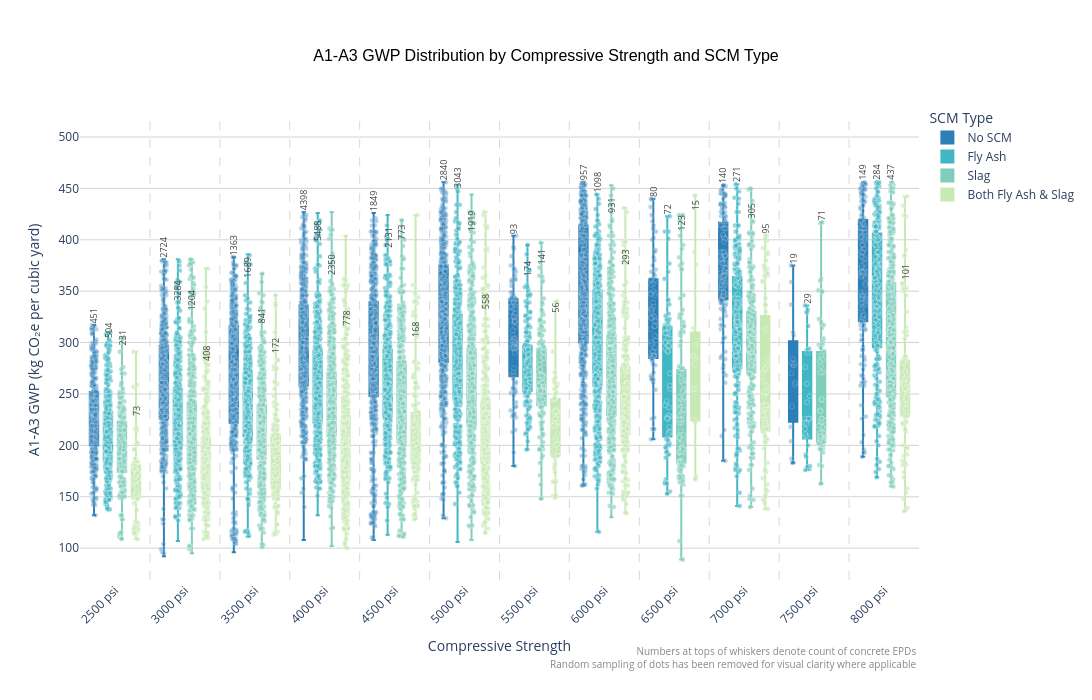

Notebook code cell kept with this figure:
### Code cell
strength_order  = sorted(df_plot['Compressive_Strength'].unique())
strength_to_idx = {s: i for i, s in enumerate(strength_order)}

n_groups    = len(scm_plot_order)
group_width = 0.8
box_width   = group_width / n_groups
offsets_map = {
    scm: (i - (n_groups - 1) / 2) * box_width
    for i, scm in enumerate(scm_plot_order)
}

POINT_JITTER_WIDTH  = 0.04
MAX_DOTS_PER_BUCKET = 600

fig_a1a3 = go.Figure()
rng = np.random.default_rng(seed=42)

# --- Box traces ---
for scm_type, color in zip(scm_plot_order, colors):
    subset   = df_plot[df_plot['scm_type'] == scm_type]
    x_values = [strength_to_idx[s] + offsets_map[scm_type]
                for s in subset['Compressive_Strength']]

    fig_a1a3.add_trace(go.Box(
        x=x_values,
        y=subset['gwp_a1a3_rounded'],
        name=scm_type,
        marker_color=color,
        line_color=color,
        fillcolor=color,
        boxpoints=False,
        width=box_width * 0.6,
        marker=dict(size=5, opacity=0.6, line=dict(width=0.5, color='white')),
        customdata=subset[['Mix Label']].values,
        hovertemplate='<b>%{customdata[0]}</b><br>A1-A3 GWP: %{y} kg CO₂e/cy<extra>' + scm_type + '</extra>',
    ))

# --- Scatter dot traces ---
for scm_type, color in zip(scm_plot_order, colors):
    subset    = df_plot[df_plot['scm_type'] == scm_type]
    is_no_scm = (scm_type == 'No SCM')
    sampled_x, sampled_y, sampled_names = [], [], []

    for strength in strength_order:
        bucket = subset[subset['Compressive_Strength'] == strength]
        n = min(MAX_DOTS_PER_BUCKET, len(bucket))
        if n == 0:
            continue
        sample = bucket.sample(n=n, random_state=42) if n < len(bucket) else bucket
        x_center = strength_to_idx[strength] + offsets_map[scm_type]
        jitter = rng.uniform(-POINT_JITTER_WIDTH, POINT_JITTER_WIDTH, n)
        sampled_x.extend(x_center + jitter)
        sampled_y.extend(sample['gwp_a1a3_rounded'].values)
        sampled_names.extend(sample['Mix Label'].values)

    opacity = 0.35 if is_no_scm else 0.6
    fig_a1a3.add_trace(go.Scatter(
        x=sampled_x,
        y=sampled_y,
        mode='markers',
        marker=dict(color=color, size=5, opacity=opacity,
                    line=dict(width=0.5, color='white')),
        customdata=[[n] for n in sampled_names],
        hovertemplate='<b>%{customdata[0]}</b><br>A1-A3 GWP: %{y} kg CO₂e/cy<extra>' + scm_type + '</extra>',
        showlegend=False,
        name=scm_type + ' (dots)',
    ))

# --- Count annotations ---
for scm_type in scm_plot_order:
    for strength in strength_order:
        subset = df_plot[
            (df_plot['scm_type'] == scm_type) &
            (df_plot['Compressive_Strength'] == strength)
        ]
        if len(subset) == 0:
            continue

        count = len(subset)
        vals = subset['gwp_a1a3_rounded']
        q1, q3 = vals.quantile(0.25), vals.quantile(0.75)
        whisker_top = min(q3 + 1.5 * (q3 - q1), vals.max())

        fig_a1a3.add_annotation(
            x=strength_to_idx[strength] + offsets_map[scm_type],
            y=whisker_top,
            text=str(count),
            textangle=-90,
            showarrow=False,
            yanchor='bottom',
            font=dict(size=9, color='#444444'),
            xref='x', yref='y',
        )

# --- Footnotes ---
fig_a1a3.add_annotation(
    text=(
        'Numbers at tops of whiskers denote count of concrete EPDs<br>'
        'Random sampling of dots has been removed for visual clarity where applicable'
    ),
    xref='paper', yref='paper',
    x=1.0, y=-0.13,
    xanchor='right', yanchor='top',
    showarrow=False,
    font=dict(size=10, color='#888888'),
    align='right',
)

# --- Vertical separators ---
y_min_a1a3 = df_plot['gwp_a1a3_rounded'].min()
y_max_a1a3 = df_plot['gwp_a1a3_rounded'].max()

for i in range(len(strength_order) - 1):
    fig_a1a3.add_shape(
        type='line',
        x0=i + 0.5, y0=y_min_a1a3 - 20,
        x1=i + 0.5, y1=y_max_a1a3 + 60,
        line=dict(color='rgba(128,128,128,0.3)', width=1, dash='dash'),
        layer='below'
    )

# --- Axes ---
fig_a1a3.update_xaxes(
    tickvals=list(range(len(strength_order))),
    ticktext=[f'{int(s)} psi' for s in strength_order],
    tickangle=-45,
    title_text='Compressive Strength',
    range=[-0.5, len(strength_order) - 0.5],
)

fig_a1a3.update_yaxes(
    title_text='A1-A3 GWP (kg CO₂e per cubic yard)',
    showgrid=True,
    gridcolor='lightgrey',
    range=[y_min_a1a3 - 20, y_max_a1a3 + 80],
)

fig_a1a3.update_layout(
    title={
        'text': 'A1-A3 GWP Distribution by Compressive Strength and SCM Type',
        'x': 0.5, 'xanchor': 'center', 'yanchor': 'top',
        'font': {'size': 16, 'family': 'Arial', 'color': 'black'},
    },
    plot_bgcolor='white',
    paper_bgcolor='white',
    height=700,
    width=1400,
    margin=dict(b=120),
    legend={
        'title': 'SCM Type',
        'orientation': 'v',
        'yanchor': 'top', 'y': 0.99,
        'xanchor': 'left', 'x': 1.01,
    },
)

print(f"Total samples (2500–8000 psi): {len(df_filtered)}")
print(f"\nSamples by SCM Type:")
print(df_filtered['scm_type'].value_counts())

print(f"\nDots shown per bucket (capped at {MAX_DOTS_PER_BUCKET}):")
for scm_type in scm_plot_order:
    scm_subset = df_plot[df_plot['scm_type'] == scm_type]
    sampled = sum(min(MAX_DOTS_PER_BUCKET, len(scm_subset[scm_subset['Compressive_Strength'] == s])) for s in strength_order)
    total   = len(scm_subset)
    print(f"  {scm_type}: {sampled:,} shown / {total:,} total")

fig_a1a3.show()

### Figure 1 — Plotly figure (JSON) as saved in the notebook; plotly's stock layout.template omitted (floating-point values rounded to 4 significant figures; data arrays with more than 128 entries replaced by an {"elided": "..."} marker saying what was removed)
{"data": [{"boxpoints": false, "customdata": {"elided": "15063x1 str values"}, "fillcolor": "#2c7fb8", "hovertemplate": "<b>%{customdata[0]}</b><br>A1-A3 GWP: %{y} kg CO₂e/cy<extra>No SCM</extra>", "line": {"color": "#2c7fb8"}, "marker": {"color": "#2c7fb8", "line": {"color": "white", "width": 0.5}, "opacity": 0.6, "size": 5}, "name": "No SCM", "type": "box", "width": 0.12, "x": {"elided": "15063 float values"}, "y": {"elided": "15063 float values"}}, {"boxpoints": false, "customdata": {"elided": "18067x1 str values"}, "fillcolor": "#41b6c4", "hovertemplate": "<b>%{customdata[0]}</b><br>A1-A3 GWP: %{y} kg CO₂e/cy<extra>Fly Ash</extra>", "line": {"color": "#41b6c4"}, "marker": {"color": "#41b6c4", "line": {"color": "white", "width": 0.5}, "opacity": 0.6, "size": 5}, "name": "Fly Ash", "type": "box", "width": 0.12, "x": {"elided": "18067 float values"}, "y": {"elided": "18067 float values"}}, {"boxpoints": false, "customdata": {"elided": "9326x1 str values"}, "fillcolor": "#7fcdbb", "hovertemplate": "<b>%{customdata[0]}</b><br>A1-A3 GWP: %{y} kg CO₂e/cy<extra>Slag</extra>", "line": {"color": "#7fcdbb"}, "marker": {"color": "#7fcdbb", "line": {"color": "white", "width": 0.5}, "opacity": 0.6, "size": 5}, "name": "Slag", "type": "box", "width": 0.12, "x": {"elided": "9326 float values"}, "y": {"elided": "9326 float values"}}, {"boxpoints": false, "customdata": {"elided": "2717x1 str values"}, "fillcolor": "#c7e9b4", "hovertemplate": "<b>%{customdata[0]}</b><br>A1-A3 GWP: %{y} kg CO₂e/cy<extra>Both Fly Ash & Slag</extra>", "line": {"color": "#c7e9b4"}, "marker": {"color": "#c7e9b4", "line": {"color": "white", "width": 0.5}, "opacity": 0.6, "size": 5}, "name": "Both Fly Ash & Slag", "type": "box", "width": 0.12, "x": {"elided": "2717 float values"}, "y": {"elided": "2717 float values"}}, {"customdata": {"elided": "4532x1 str values"}, "hovertemplate": "<b>%{customdata[0]}</b><br>A1-A3 GWP: %{y} kg CO₂e/cy<extra>No SCM</extra>", "marker": {"color": "#2c7fb8", "line": {"color": "white", "width": 0.5}, "opacity": 0.35, "size": 5}, "mode": "markers", "name": "No SCM (dots)", "showlegend": false, "type": "scatter", "x": {"elided": "4532 float values"}, "y": {"elided": "4532 int values"}}, {"customdata": {"elided": "4934x1 str values"}, "hovertemplate": "<b>%{customdata[0]}</b><br>A1-A3 GWP: %{y} kg CO₂e/cy<extra>Fly Ash</extra>", "marker": {"color": "#41b6c4", "line": {"color": "white", "width": 0.5}, "opacity": 0.6, "size": 5}, "mode": "markers", "name": "Fly Ash (dots)", "showlegend": false, "type": "scatter", "x": {"elided": "4934 float values"}, "y": {"elided": "4934 int values"}}, {"customdata": {"elided": "4908x1 str values"}, "hovertemplate": "<b>%{customdata[0]}</b><br>A1-A3 GWP: %{y} kg CO₂e/cy<extra>Slag</extra>", "marker": {"color": "#7fcdbb", "line": {"color": "white", "width": 0.5}, "opacity": 0.6, "size": 5}, "mode": "markers", "name": "Slag (dots)", "showlegend": false, "type": "scatter", "x": {"elided": "4908 float values"}, "y": {"elided": "4908 int values"}}, {"customdata": {"elided": "2539x1 str values"}, "hovertemplate": "<b>%{customdata[0]}</b><br>A1-A3 GWP: %{y} kg CO₂e/cy<extra>Both Fly Ash & Slag</extra>", "marker": {"color": "#c7e9b4", "line": {"color": "white", "width": 0.5}, "opacity": 0.6, "size": 5}, "mode": "markers", "name": "Both Fly Ash & Slag (dots)", "showlegend": false, "type": "scatter", "x": {"elided": "2539 float values"}, "y": {"elided": "2539 int values"}}], "layout": {"annotations": [{"font": {"color": "#444444", "size": 9}, "showarrow": false, "text": "451", "textangle": -90, "x": -0.3, "xref": "x", "y": 317, "yanchor": "bottom", "yref": "y"}, {"font": {"color": "#444444", "size": 9}, "showarrow": false, "text": "2724", "textangle": -90, "x": 0.7, "xref": "x", "y": 381, "yanchor": "bottom", "yref": "y"}, {"font": {"color": "#444444", "size": 9}, "showarrow": false, "text": "1363", "textangle": -90, "x": 1.7, "xref": "x", "y": 383, "yanchor": "bottom", "yref": "y"}, {"font": {"color": "#444444", "size": 9}, "showarrow": false, "text": "4398", "textangle": -90, "x": 2.7, "xref": "x", "y": 427, "yanchor": "bottom", "yref": "y"}, {"font": {"color": "#444444", "size": 9}, "showarrow": false, "text": "1849", "textangle": -90, "x": 3.7, "xref": "x", "y": 426, "yanchor": "bottom", "yref": "y"}, {"font": {"color": "#444444", "size": 9}, "showarrow": false, "text": "2840", "textangle": -90, "x": 4.7, "xref": "x", "y": 456, "yanchor": "bottom", "yref": "y"}, {"font": {"color": "#444444", "size": 9}, "showarrow": false, "text": "93", "textangle": -90, "x": 5.7, "xref": "x", "y": 404, "yanchor": "bottom", "yref": "y"}, {"font": {"color": "#444444", "size": 9}, "showarrow": false, "text": "957", "textangle": -90, "x": 6.7, "xref": "x", "y": 456, "yanchor": "bottom", "yref": "y"}, {"font": {"color": "#444444", "size": 9}, "showarrow": false, "text": "80", "textangle": -90, "x": 7.7, "xref": "x", "y": 440, "yanchor": "bottom", "yref": "y"}, {"font": {"color": "#444444", "size": 9}, "showarrow": false, "text": "140", "textangle": -90, "x": 8.7, "xref": "x", "y": 453, "yanchor": "bottom", "yref": "y"}, {"font": {"color": "#444444", "size": 9}, "showarrow": false, "text": "19", "textangle": -90, "x": 9.7, "xref": "x", "y": 375, "yanchor": "bottom", "yref": "y"}, {"font": {"color": "#444444", "size": 9}, "showarrow": false, "text": "149", "textangle": -90, "x": 10.7, "xref": "x", "y": 456, "yanchor": "bottom", "yref": "y"}, {"font": {"color": "#444444", "size": 9}, "showarrow": false, "text": "504", "textangle": -90, "x": -0.1, "xref": "x", "y": 302.9, "yanchor": "bottom", "yref": "y"}, {"font": {"color": "#444444", "size": 9}, "showarrow": false, "text": "3284", "textangle": -90, "x": 0.9, "xref": "x", "y": 339, "yanchor": "bottom", "yref": "y"}, {"font": {"color": "#444444", "size": 9}, "showarrow": false, "text": "1689", "textangle": -90, "x": 1.9, "xref": "x", "y": 361.5, "yanchor": "bottom", "yref": "y"}, {"font": {"color": "#444444", "size": 9}, "showarrow": false, "text": "5488", "textangle": -90, "x": 2.9, "xref": "x", "y": 397, "yanchor": "bottom", "yref": "y"}, {"font": {"color": "#444444", "size": 9}, "showarrow": false, "text": "2131", "textangle": -90, "x": 3.9, "xref": "x", "y": 390.5, "yanchor": "bottom", "yref": "y"}, {"font": {"color": "#444444", "size": 9}, "showarrow": false, "text": "3043", "textangle": -90, "x": 4.9, "xref": "x", "y": 448.5, "yanchor": "bottom", "yref": "y"}, {"font": {"color": "#444444", "size": 9}, "showarrow": false, "text": "174", "textangle": -90, "x": 5.9, "xref": "x", "y": 362.6, "yanchor": "bottom", "yref": "y"}, {"font": {"color": "#444444", "size": 9}, "showarrow": false, "text": "1098", "textangle": -90, "x": 6.9, "xref": "x", "y": 444, "yanchor": "bottom", "yref": "y"}, {"font": {"color": "#444444", "size": 9}, "showarrow": false, "text": "72", "textangle": -90, "x": 7.9, "xref": "x", "y": 423, "yanchor": "bottom", "yref": "y"}, {"font": {"color": "#444444", "size": 9}, "showarrow": false, "text": "271", "textangle": -90, "x": 8.9, "xref": "x", "y": 454, "yanchor": "bottom", "yref": "y"}, {"font": {"color": "#444444", "size": 9}, "showarrow": false, "text": "29", "textangle": -90, "x": 9.9, "xref": "x", "y": 336, "yanchor": "bottom", "yref": "y"}, {"font": {"color": "#444444", "size": 9}, "showarrow": false, "text": "284", "textangle": -90, "x": 10.9, "xref": "x", "y": 456, "yanchor": "bottom", "yref": "y"}, {"font": {"color": "#444444", "size": 9}, "showarrow": false, "text": "231", "textangle": -90, "x": 0.1, "xref": "x", "y": 295.8, "yanchor": "bottom", "yref": "y"}, {"font": {"color": "#444444", "size": 9}, "showarrow": false, "text": "1204", "textangle": -90, "x": 1.1, "xref": "x", "y": 329.5, "yanchor": "bottom", "yref": "y"}, {"font": {"color": "#444444", "size": 9}, "showarrow": false, "text": "841", "textangle": -90, "x": 2.1, "xref": "x", "y": 317, "yanchor": "bottom", "yref": "y"}, {"font": {"color": "#444444", "size": 9}, "showarrow": false, "text": "2350", "textangle": -90, "x": 3.1, "xref": "x", "y": 364, "yanchor": "bottom", "yref": "y"}, {"font": {"color": "#444444", "size": 9}, "showarrow": false, "text": "773", "textangle": -90, "x": 4.1, "xref": "x", "y": 398, "yanchor": "bottom", "yref": "y"}, {"font": {"color": "#444444", "size": 9}, "showarrow": false, "text": "1919", "textangle": -90, "x": 5.1, "xref": "x", "y": 406.5, "yanchor": "bottom", "yref": "y"}, {"font": {"color": "#444444", "size": 9}, "showarrow": false, "text": "141", "textangle": -90, "x": 6.1, "xref": "x", "y": 374, "yanchor": "bottom", "yref": "y"}, {"font": {"color": "#444444", "size": 9}, "showarrow": false, "text": "931", "textangle": -90, "x": 7.1, "xref": "x", "y": 424, "yanchor": "bottom", "yref": "y"}, {"font": {"color": "#444444", "size": 9}, "showarrow": false, "text": "123", "textangle": -90, "x": 8.1, "xref": "x", "y": 406.8, "yanchor": "bottom", "yref": "y"}, {"font": {"color": "#444444", "size": 9}, "showarrow": false, "text": "305", "textangle": -90, "x": 9.1, "xref": "x", "y": 418.5, "yanchor": "bottom", "yref": "y"}, {"font": {"color": "#444444", "size": 9}, "showarrow": false, "text": "71", "textangle": -90, "x": 10.1, "xref": "x", "y": 417, "yanchor": "bottom", "yref": "y"}, {"font": {"color": "#444444", "size": 9}, "showarrow": false, "text": "437", "textangle": -90, "x": 11.1, "xref": "x", "y": 456, "yanchor": "bottom", "yref": "y"}, {"font": {"color": "#444444", "size": 9}, "showarrow": false, "text": "73", "textangle": -90, "x": 0.3, "xref": "x", "y": 226.5, "yanchor": "bottom", "yref": "y"}, {"font": {"color": "#444444", "size": 9}, "showarrow": false, "text": "408", "textangle": -90, "x": 1.3, "xref": "x", "y": 280.5, "yanchor": "bottom", "yref": "y"}, {"font": {"color": "#444444", "size": 9}, "showarrow": false, "text": "172", "textangle": -90, "x": 2.3, "xref": "x", "y": 288, "yanchor": "bottom", "yref": "y"}, {"font": {"color": "#444444", "size": 9}, "showarrow": false, "text": "778", "textangle": -90, "x": 3.3, "xref": "x", "y": 314.6, "yanchor": "bottom", "yref": "y"}, {"font": {"color": "#444444", "size": 9}, "showarrow": false, "text": "168", "textangle": -90, "x": 4.3, "xref": "x", "y": 303.6, "yanchor": "bottom", "yref": "y"}, {"font": {"color": "#444444", "size": 9}, "showarrow": false, "text": "558", "textangle": -90, "x": 5.3, "xref": "x", "y": 330.5, "yanchor": "bottom", "yref": "y"}, {"font": {"color": "#444444", "size": 9}, "showarrow": false, "text": "56", "textangle": -90, "x": 6.3, "xref": "x", "y": 327.5, "yanchor": "bottom", "yref": "y"}, {"font": {"color": "#444444", "size": 9}, "showarrow": false, "text": "293", "textangle": -90, "x": 7.3, "xref": "x", "y": 373.5, "yanchor": "bottom", "yref": "y"}, {"font": {"color": "#444444", "size": 9}, "showarrow": false, "text": "15", "textangle": -90, "x": 8.3, "xref": "x", "y": 427, "yanchor": "bottom", "yref": "y"}, {"font": {"color": "#444444", "size": 9}, "showarrow": false, "text": "95", "textangle": -90, "x": 9.3, "xref": "x", "y": 404, "yanchor": "bottom", "yref": "y"}, {"font": {"color": "#444444", "size": 9}, "showarrow": false, "text": "101", "textangle": -90, "x": 11.3, "xref": "x", "y": 359, "yanchor": "bottom", "yref": "y"}, {"align": "right", "font": {"color": "#888888", "size": 10}, "showarrow": false, "text": "Numbers at tops of whiskers denote count of concrete EPDs<br>Random sampling of dots has been removed for visual clarity where applicable", "x": 1, "xanchor": "right", "xref": "paper", "y": -0.13, "yanchor": "top", "yref": "paper"}], "height": 700, "legend": {"orientation": "v", "title": {"text": "SCM Type"}, "x": 1.01, "xanchor": "left", "y": 0.99, "yanchor": "top"}, "margin": {"b": 120}, "paper_bgcolor": "white", "plot_bgcolor": "white", "shapes": [{"layer": "below", "line": {"color": "rgba(128,128,128,0.3)", "dash": "dash", "width": 1}, "type": "line", "x0": 0.5, "x1": 0.5, "y0": 69, "y1": 516}, {"layer": "below", "line": {"color": "rgba(128,128,128,0.3)", "dash": "dash", "width": 1}, "type": "line", "x0": 1.5, "x1": 1.5, "y0": 69, "y1": 516}, {"layer": "below", "line": {"color": "rgba(128,128,128,0.3)", "dash": "dash", "width": 1}, "type": "line", "x0": 2.5, "x1": 2.5, "y0": 69, "y1": 516}, {"layer": "below", "line": {"color": "rgba(128,128,128,0.3)", "dash": "dash", "width": 1}, "type": "line", "x0": 3.5, "x1": 3.5, "y0": 69, "y1": 516}, {"layer": "below", "line": {"color": "rgba(128,128,128,0.3)", "dash": "dash", "width": 1}, "type": "line", "x0": 4.5, "x1": 4.5, "y0": 69, "y1": 516}, {"layer": "below", "line": {"color": "rgba(128,128,128,0.3)", "dash": "dash", "width": 1}, "type": "line", "x0": 5.5, "x1": 5.5, "y0": 69, "y1": 516}, {"layer": "below", "line": {"color": "rgba(128,128,128,0.3)", "dash": "dash", "width": 1}, "type": "line", "x0": 6.5, "x1": 6.5, "y0": 69, "y1": 516}, {"layer": "below", "line": {"color": "rgba(128,128,128,0.3)", "dash": "dash", "width": 1}, "type": "line", "x0": 7.5, "x1": 7.5, "y0": 69, "y1": 516}, {"layer": "below", "line": {"color": "rgba(128,128,128,0.3)", "dash": "dash", "width": 1}, "type": "line", "x0": 8.5, "x1": 8.5, "y0": 69, "y1": 516}, {"layer": "below", "line": {"color": "rgba(128,128,128,0.3)", "dash": "dash", "width": 1}, "type": "line", "x0": 9.5, "x1": 9.5, "y0": 69, "y1": 516}, {"layer": "below", "line": {"color": "rgba(128,128,128,0.3)", "dash": "dash", "width": 1}, "type": "line", "x0": 10.5, "x1": 10.5, "y0": 69, "y1": 516}], "title": {"font": {"color": "black", "family": "Arial", "size": 16}, "text": "A1-A3 GWP Distribution by Compressive Strength and SCM Type", "x": 0.5, "xanchor": "center", "yanchor": "top"}, "width": 1400, "xaxis": {"range": [-0.5, 11.5], "tickangle": -45, "ticktext": ["2500 psi", "3000 psi", "3500 psi", "4000 psi", "4500 psi", "5000 psi", "5500 psi", "6000 psi", "6500 psi", "7000 psi", "7500 psi", "8000 psi"], "tickvals": [0, 1, 2, 3, 4, 5, 6, 7, 8, 9, 10, 11], "title": {"text": "Compressive Strength"}}, "yaxis": {"gridcolor": "lightgrey", "range": [69, 536], "showgrid": true, "title": {"text": "A1-A3 GWP (kg CO₂e per cubic yard)"}}}}
